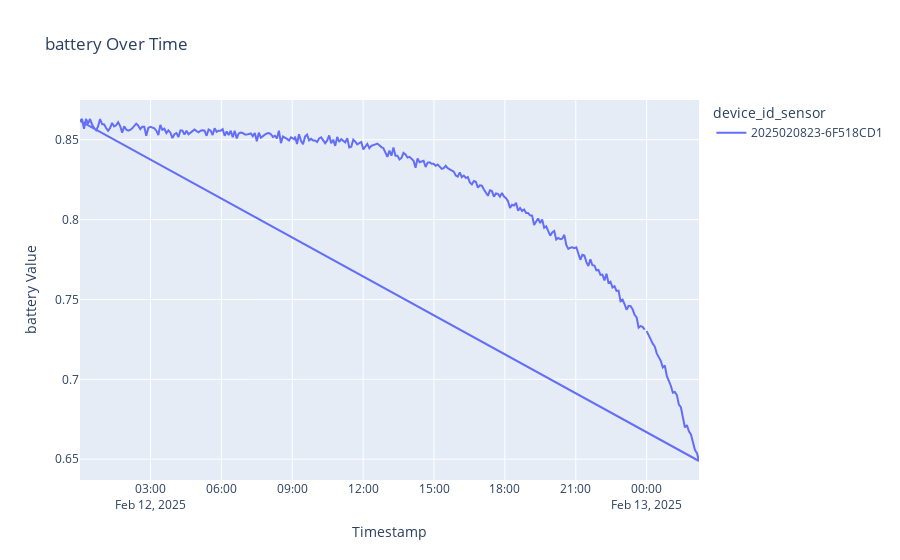

Notebook code cell kept with this figure:
### Markdown cell above
# Time series analysis for device id  2025020823-6F518CD1

### Code cell
# Create Plotly line plot with legend based on 'device_type'
fig = px.line(df_device, x='ts', y='value_battery', color='device_id_sensor',  
              title="battery Over Time",  
              labels={'ts': 'Timestamp', 'value_battery': 'battery Value', 'device_id_sensor': 'device_id_sensor'})

# Show the plot
fig.show()

### Figure 1 — Plotly figure (JSON) as saved in the notebook; plotly's stock layout.template omitted (floating-point values rounded to 4 significant figures; data arrays with more than 128 entries replaced by an {"elided": "..."} marker saying what was removed)
{"data": [{"hovertemplate": "device_id_sensor=2025020823-6F518CD1<br>Timestamp=%{x}<br>battery Value=%{y}<extra></extra>", "legendgroup": "2025020823-6F518CD1", "line": {"color": "#636efa", "dash": "solid"}, "marker": {"symbol": "circle"}, "mode": "lines", "name": "2025020823-6F518CD1", "orientation": "v", "showlegend": true, "type": "scatter", "x": {"elided": "310 str values"}, "xaxis": "x", "y": {"elided": "310 float values"}, "yaxis": "y"}], "layout": {"legend": {"title": {"text": "device_id_sensor"}, "tracegroupgap": 0}, "title": {"text": "battery Over Time"}, "xaxis": {"anchor": "y", "domain": [0, 1], "title": {"text": "Timestamp"}}, "yaxis": {"anchor": "x", "domain": [0, 1], "title": {"text": "battery Value"}}}}
